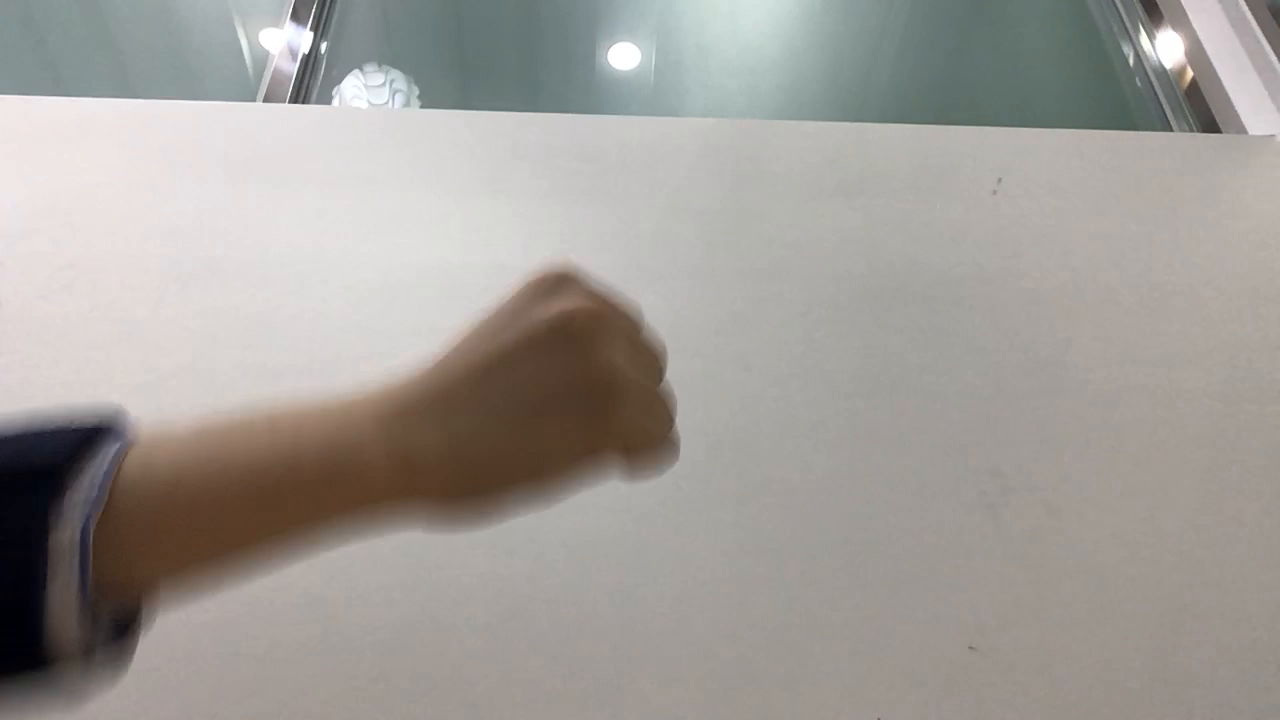
#> input picture frame 8 of src/test.MOV, 1280 x 720 px, given in place of output_bin_1.avi, which was not available
$ python shake_test.py
#> lines starting #> are read from the running program, lines starting #| are printed output that depends on the picture; long printed decimals are rounded; pictures that were not available may be replaced by others from this repository, and a replacement may not be noted
import numpy as np
import cv2
import matplotlib.pyplot as plt
cap = cv2.VideoCapture('output_bin_1.avi')

# params for ShiTomasi corner detection
feature_params = dict( maxCorners = 100,
                       qualityLevel = 0.3,
                       minDistance = 7,
                       blockSize = 7 )

# Parameters for lucas kanade optical flow
lk_params = dict( winSize  = (15,15),
                  maxLevel = 2,
                  criteria = (cv2.TERM_CRITERIA_EPS | cv2.TERM_CRITERIA_COUNT, 10, 0.03))

# Create some random colors
color = np.random.randint(0,255,(100,3))

# Take first frame and find corners in it
ret, old_frame = cap.read()
#> old_frame is the input picture: shape (720, 1280, 3); mean B, G, R 151.9, 156.7, 160.9

old_gray = cv2.cvtColor(old_frame, cv2.COLOR_BGR2GRAY)
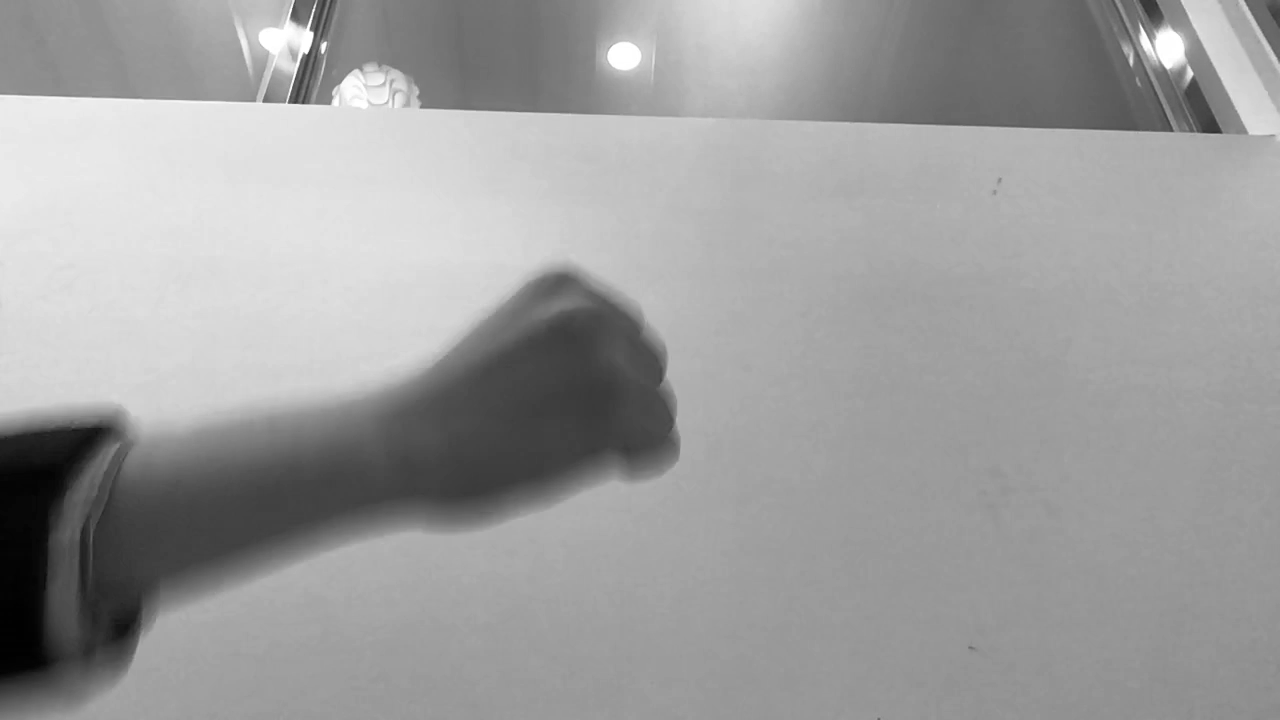
#> old_gray: shape (720, 1280); min 1, max 255, mean 157.4

print(old_gray.shape)
#| (720, 1280)
print(255-old_gray)
#> (printed output is left out)
print(np.amax(255-old_gray))
#| 254

#quit()

p0 = cv2.goodFeaturesToTrack(old_gray, mask = None, **feature_params)
#> p0 = [[289, 101], [309, 29], [306, 51], [264, 99], [324, 43], [329, 102], [323, 51]]

# Create a mask image for drawing purposes
mask = np.zeros_like(old_frame)

history = []

while(1):
    ret,frame = cap.read()
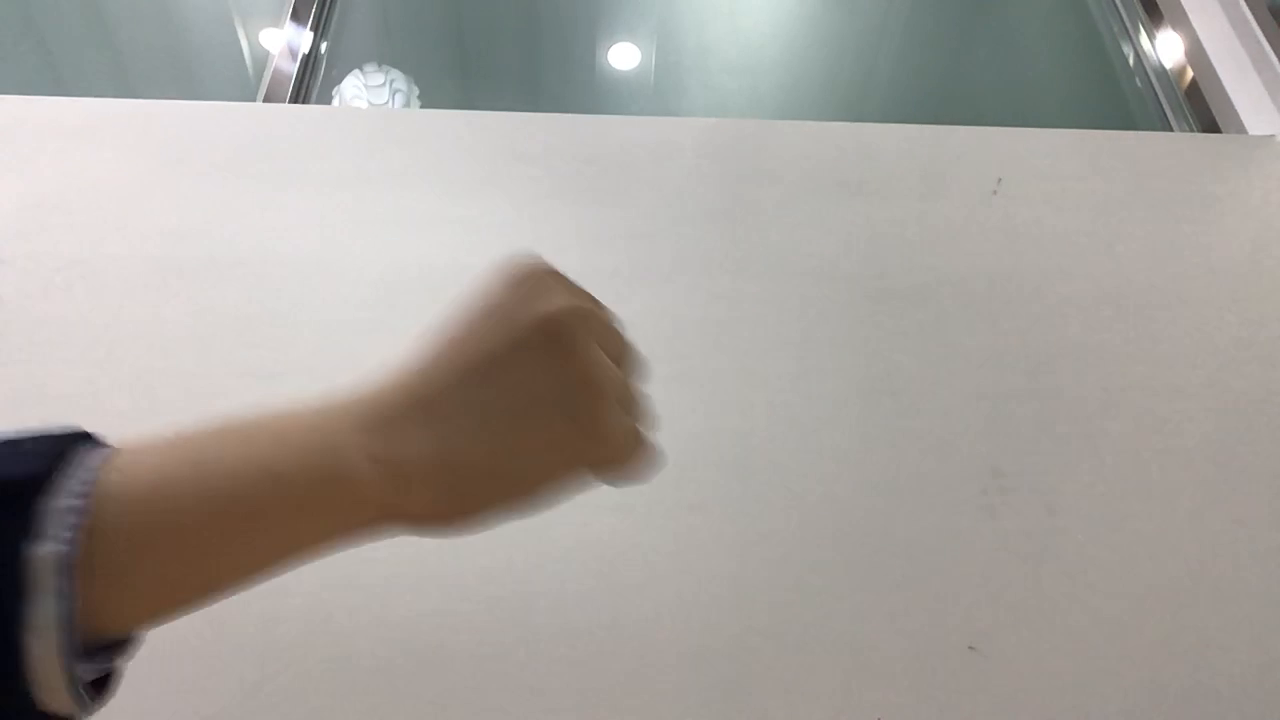
#> input picture frame 9 of src/test.MOV, 1280 x 720 px, given in place of output_bin_1.avi, which was not available
#> frame is the input picture: shape (720, 1280, 3); mean B, G, R 155.6, 160.8, 165.6
    if ret is False: break
    frame_gray = cv2.cvtColor(frame, cv2.COLOR_BGR2GRAY)
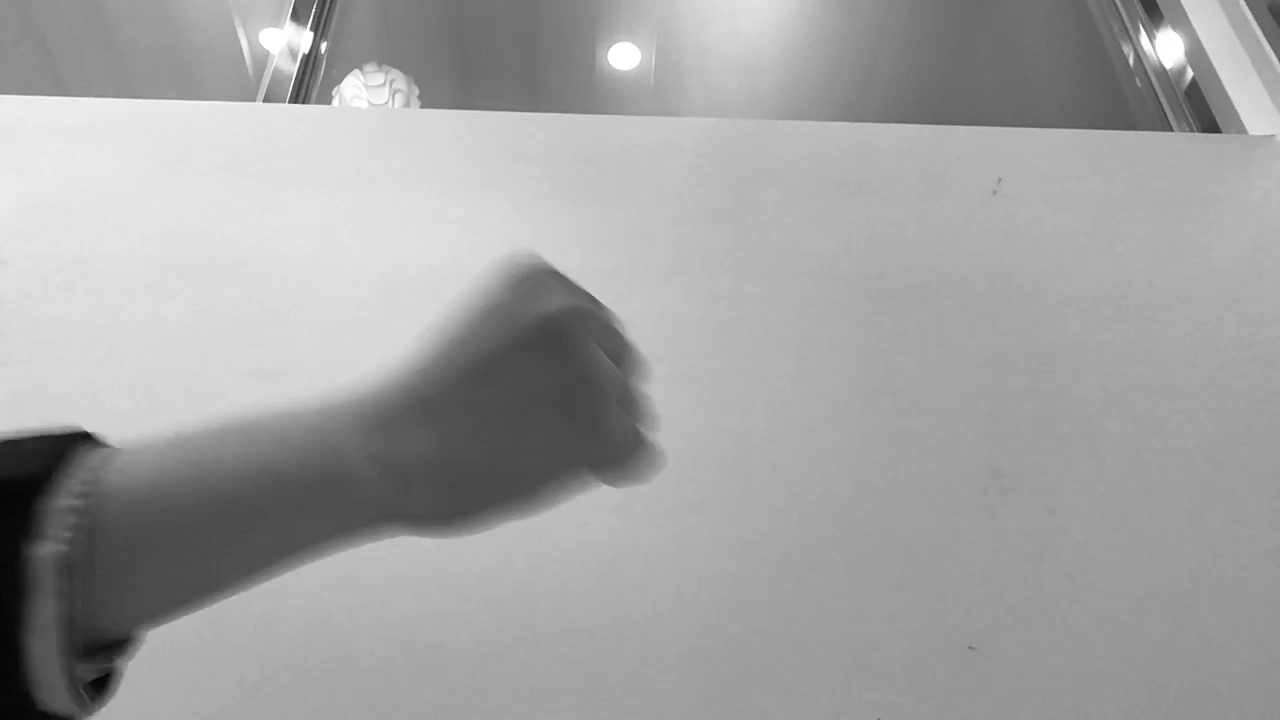
#> frame_gray: shape (720, 1280); min 1, max 255, mean 161.6

    # calculate optical flow
    try:
        p1, st, err = cv2.calcOpticalFlowPyrLK(old_gray, frame_gray, p0, None, **lk_params)
#> p1 = [[289, 101], [309, 29], [306, 50.94], [264, 99.01], [324, 42.99], [329, 102], [323, 51]]; st = [1, 1, 1, 1, 1, 1, 1]; err = [0.603, 1.12, 0.608, 0.97, 1.2, 0.0697, 1.12]
    except Exception as e:
        old_gray = frame_gray.copy()
        p0 = cv2.goodFeaturesToTrack(old_gray, mask = None, **feature_params)
        continue

    # Select good points
    good_new = p1[st==1]
#> good_new has the same summary as p1
    good_old = p0[st==1]
#> good_old has the same summary as p0

    x_cor = []

    # draw the tracks
    for i,(new,old) in enumerate(zip(good_new,good_old)):
        a,b = new.ravel()
        c,d = old.ravel()
        mask = cv2.line(mask, (a,b),(c,d), color[i].tolist(), 2)
        frame = cv2.circle(frame,(a,b),5,color[i].tolist(),-1)
        x_cor.append(a)
#> this loop made 7 passes
#> (a, b, c, d) on passes 1 to 7: (289, 101, 289, 101), (309, 29, 309, 29), (306, 50.94, 306, 51), (264, 99.01, 264, 99), (324, 42.99, 324, 43), (329, 102, 329, 102), (323, 51, 323, 51)
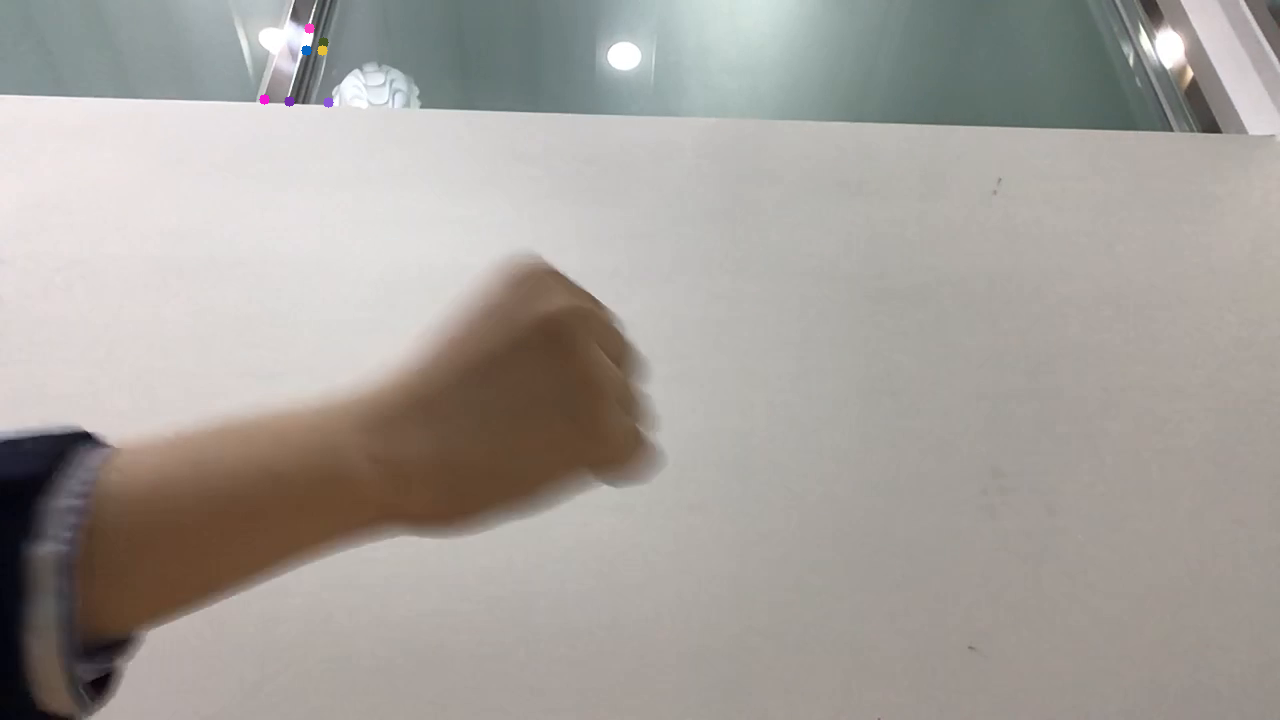
#> frame: shape (720, 1280, 3); mean B, G, R 155.6, 160.7, 165.6
#> mask: shape (720, 1280, 3); mean of channels 0, 1, 2 0, 0, 0
#> after the loop, x_cor = [289, 309, 306, 264, 324, 329, 323]
    history.append(np.average(x_cor))
    img = cv2.add(frame,mask)

    cv2.imshow('frame',img)
    k = cv2.waitKey(30) & 0xff
#> (key Esc is pressed here)
    if k == 27:
        break

    # Now update the previous frame and previous points
    old_gray = frame_gray.copy()
    p0 = good_new.reshape(-1,1,2)

print(history)
#| [306.2913]
plt.plot(history)
plt.ylabel('avg x')
plt.show()
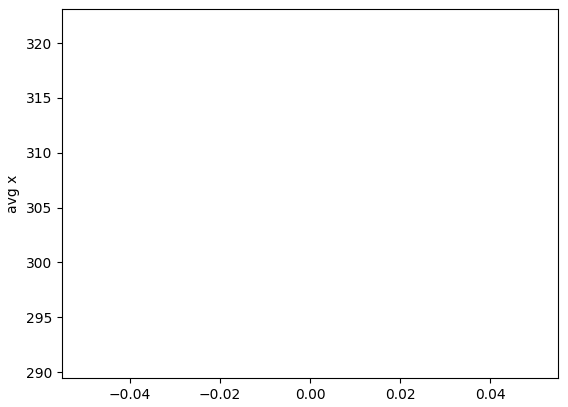
#> figure drawn by matplotlib, 1 panel

cv2.destroyAllWindows()
cap.release()

$ run again, starting later in the video
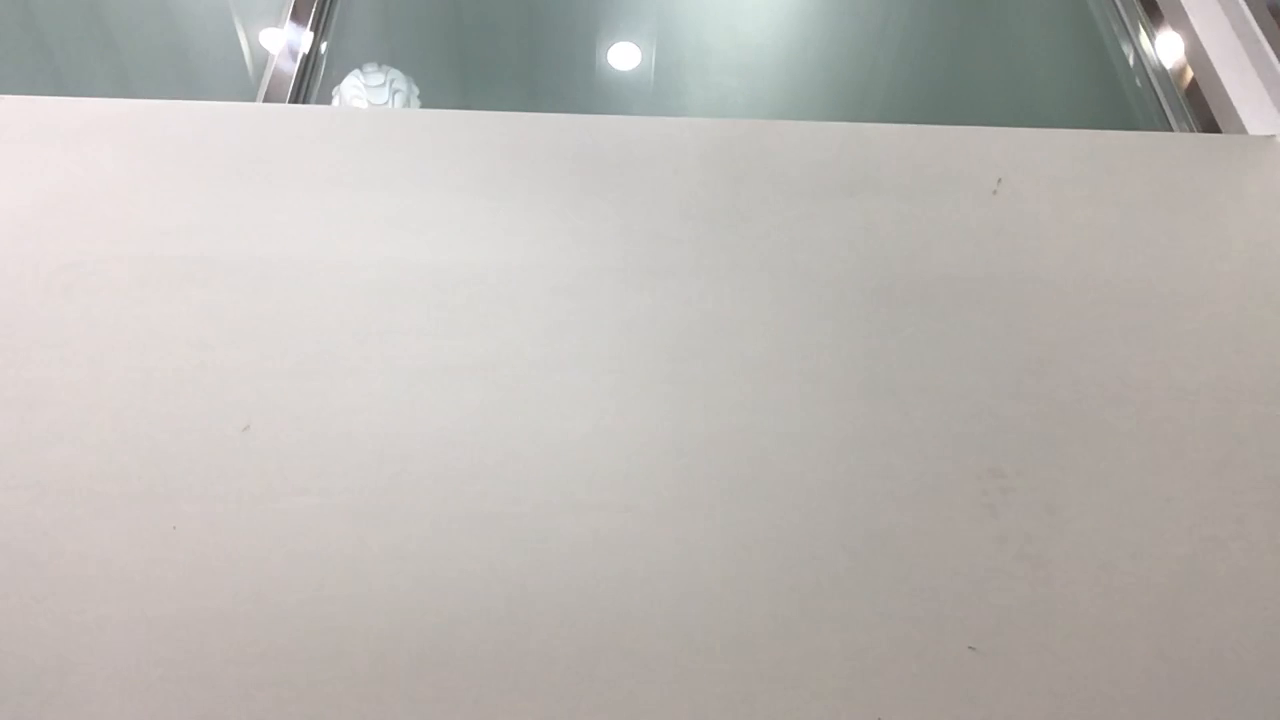
#> input picture frame 36 of src/test.MOV, 1280 x 720 px, given in place of output_bin_1.avi, which was not available
#> old_frame is the input picture: shape (720, 1280, 3); mean B, G, R 179.8, 183.7, 187.3
#| (720, 1280)
#> (printed output is left out)
#| 200
#> p0 = [[289, 101], [309, 29], [306, 52], [264, 99], [323, 44], [329, 103]]
#> p1 has the same summary as p0; st = [1, 1, 1, 1, 1, 1]; err = [0.0986, 0.0383, 0.0385, 0.0626, 0.82, 0]
#> good_new has the same summary as p0
#> good_old has the same summary as p0
#> the loop `for i,(new,old) in enumerate(zip(good_new,good_old)):` made 6 passes
#> (a, b, c, d) on passes 1 to 6: (289, 101, 289, 101), (309, 29, 309, 29), (306, 52, 306, 52), (264, 99, 264, 99), (323, 44, 323, 44), (329, 103, 329, 103)
#> after the loop `for i,(new,old) in enumerate(zip(good_new,good_old)):`: x_cor = [289, 309, 306, 264, 323, 329]
#| [303.335]
#> `plt.show()`:
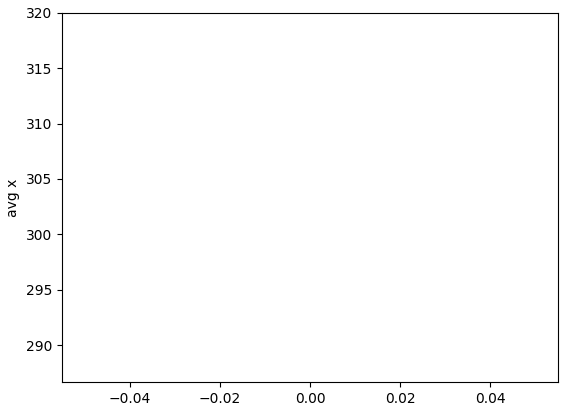
#> figure drawn by matplotlib, 1 panel

$ run again, starting later in the video
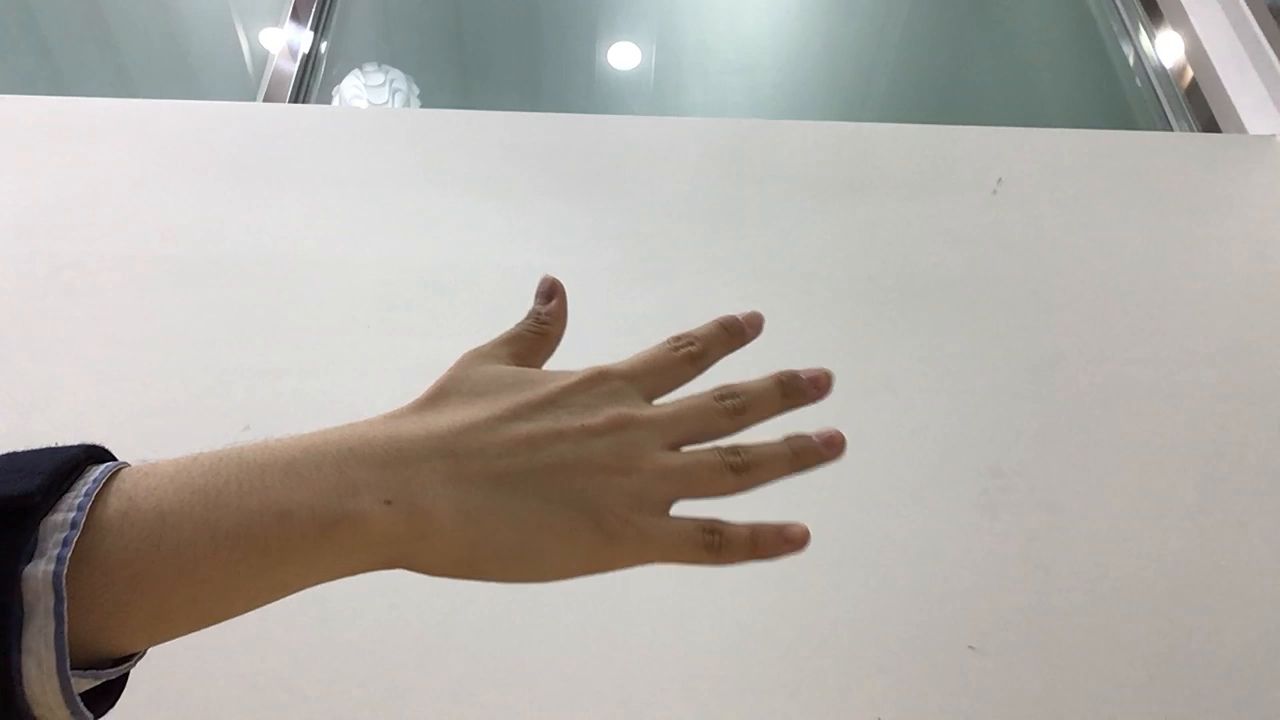
#> input picture frame 64 of src/test.MOV, 1280 x 720 px, given in place of output_bin_1.avi, which was not available
#> old_frame is the input picture: shape (720, 1280, 3); mean B, G, R 166, 172.1, 176.5
#| (720, 1280)
#> (printed output is left out)
#| 255
#> p0 = [[290, 100], [114, 459], [310, 28], [264, 99], [672, 513], [306, 51], [96, 718], [79, 695], [324, 43]]
#> p1 = [[290, 99.98], [113.9, 457.2], [310, 28], [264, 99], [669.8, 507.9], [306, 50.96], [97.91, 714.9], [81.22, 691.8], [324, 43]]; st = [1, 1, 1, 1, 1, 1, 1, 1, 1]; err = [0.669, 6.05, 1.22, 0.52, 2.21, 0.442, 36.62, 3.14, 0.877]
#> good_new has the same summary as p1
#> good_old has the same summary as p0
#> the loop `for i,(new,old) in enumerate(zip(good_new,good_old)):` made 9 passes
#> (a, b, c, d) on passes 1 to 8: (290, 99.98, 290, 100), (113.9, 457.2, 114, 459), (310, 28, 310, 28), (264, 99, 264, 99), (669.8, 507.9, 672, 513), (306, 50.96, 306, 51), (97.91, 714.9, 96, 718), (81.22, 691.8, 79, 695)
#> after the loop `for i,(new,old) in enumerate(zip(good_new,good_old)):`:
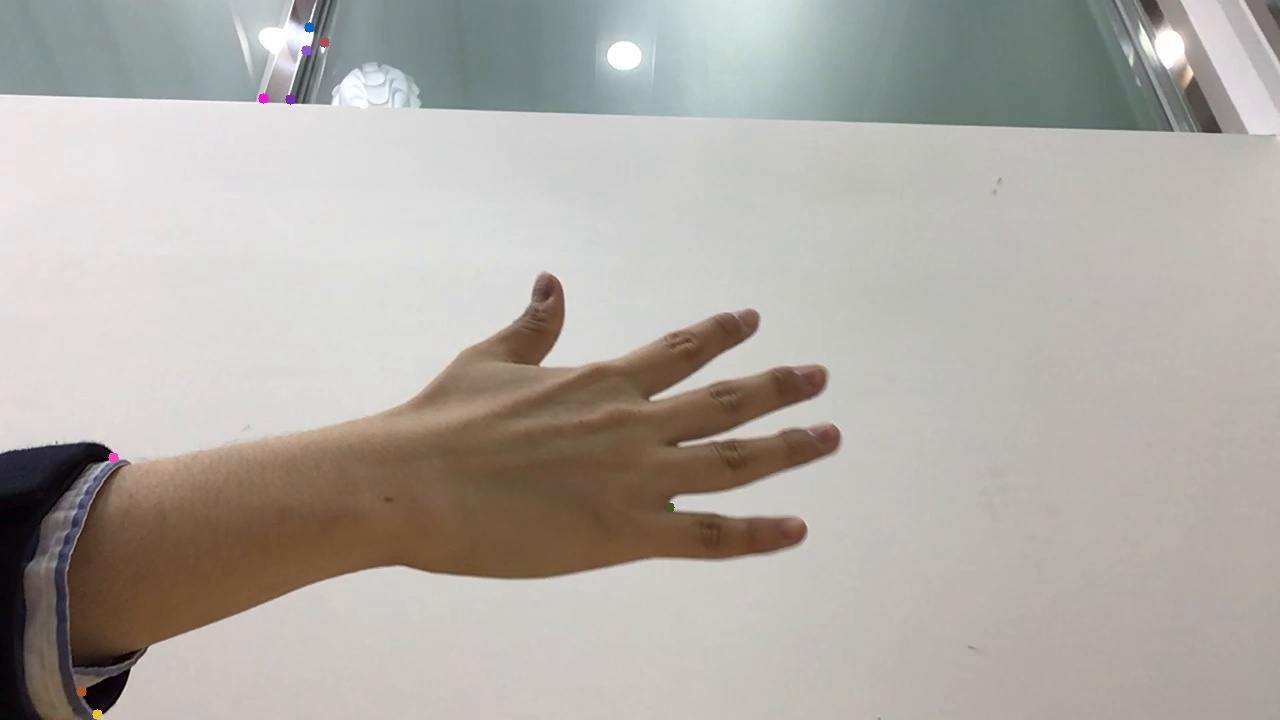
#> frame: shape (720, 1280, 3); mean B, G, R 165.8, 171.7, 176.2
#> after the loop `for i,(new,old) in enumerate(zip(good_new,good_old)):`: x_cor = [290, 113.9, 310, 264, 669.8, 306, 97.91, 81.22, 324]
#| [272.9759]
#> `plt.show()`:
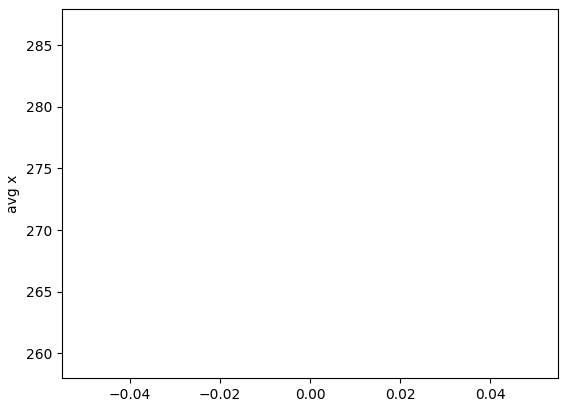
#> figure drawn by matplotlib, 1 panel
